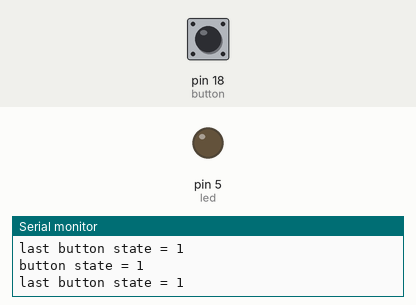
A sketch run on a simulated Arduino Uno, built with avr-gcc and run on an emulated ATmega328P. Parts: output pins drawn as LEDs (lit = HIGH), the last lines printed to the serial monitor. Dashed ring = blinking. The test bench sets the inputs (shaded band); at power-on: pin 18 (button) HIGH.

Above: at 1.2 s.
1.3 s: pin 18 (button) pulled LOW for 0.15 s
At 2.5 s:
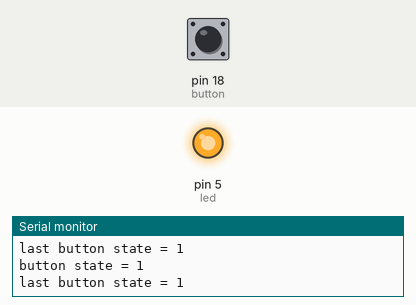
2.9 s: pin 18 (button) pulled LOW for 1 s
At 4.0 s:
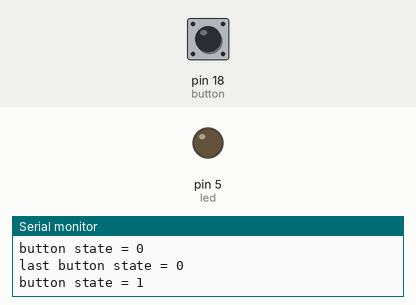
6.9 s: pin 18 (button) pulled LOW for 3.2 s
At 7.8 s:
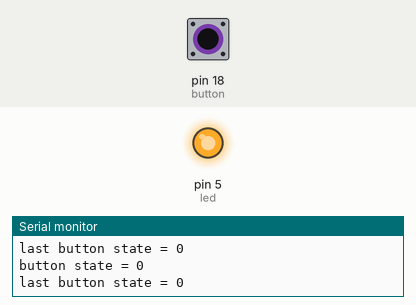
11.6 s: pin 18 (button) pulsed LOW 5 times (0.12 s each, 0.3 s apart)
At 12.1 s:
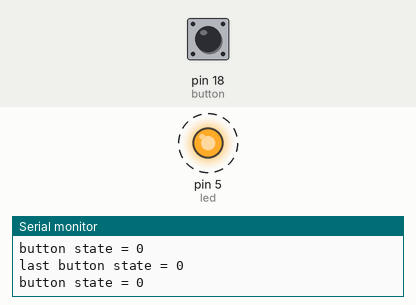
16.1 s: pin 18 (button) driven LOW
At 17.0 s:
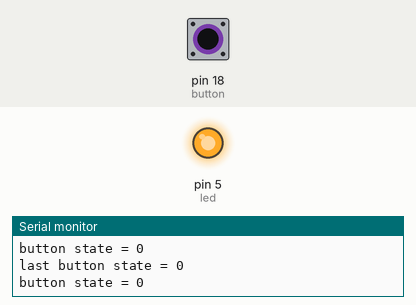
Timing chart, 0 to 19.1 s (numbered marks = the images above; inputs shaded):
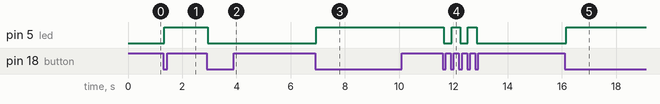

The sketch:

button_state.ino
```cpp
#define button 18
#define led 5

int led_state = LOW;
int button_state;
int last_button_state;

void setup() {
  // put your setup code here, to run once:
  Serial.begin(9600);
  pinMode(led,OUTPUT);
  pinMode(button,INPUT_PULLUP);
  button_state = digitalRead(button);

}

void loop() {
  // put your main code here, to run repeatedly:
  last_button_state = button_state;
  Serial.print("last button state = ");
  Serial.println(last_button_state);
  button_state = digitalRead(button);

  if(last_button_state == HIGH && button_state == LOW){
    Serial.println("The button is pressed");
    led_state = !led_state;
    digitalWrite(led, led_state);
  }
  Serial.print("button state = ");
  Serial.println(button_state);


}
```

Measured:
- after the input at 1.3 s, pin 5 (led): LOW → HIGH at once
- after the input at 2.9 s, pin 5 (led): HIGH → LOW after 0.05 s
- after the input at 6.9 s, pin 5 (led): LOW → HIGH at once
- after the input at 11.6 s, pin 5 (led): alternates HIGH for 0.32 s and LOW for 0.28 s, 5 changes in all, then stays LOW, starting after 0.05 s
- after the input at 16.1 s, pin 5 (led): LOW → HIGH after 0.06 s
